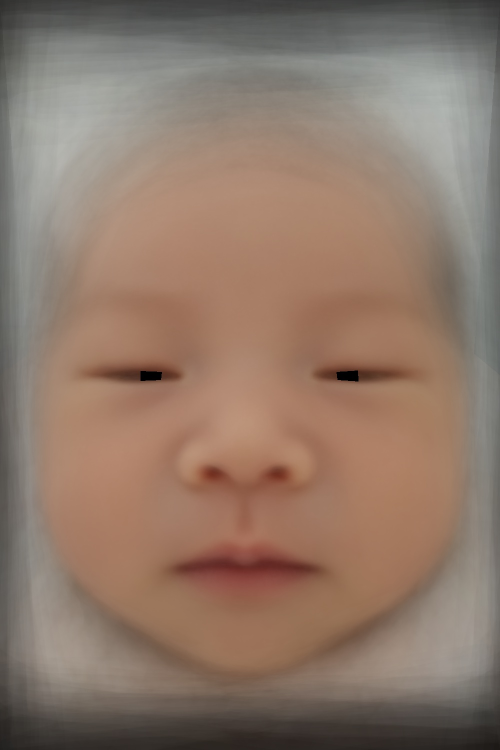
#> input picture examples/ori/step1-input-demo.jpg, 1000 x 1500 px (shown at 1/2 size); its folder holds only this picture in this run
$ python main.py
#> lines starting #> are read from the running program, lines starting #| are printed output that depends on the picture
# -*- coding: utf-8 -*-
"""
Created on Tue Feb  7 17:09:44 2023

@author: liubo
"""
import cv2
import requests
import json
import numpy as np
import pandas as pd
import os
import glob
from scipy.linalg import det
from scipy.spatial.distance import euclidean
from sklearn.linear_model import LinearRegression
# %%
# original file path
d = glob.glob("examples\\ori\\*.jpg")


# %%
# python3_cv2读取路径含中文
# https://blog.csdn.net/qq_38846606/article/details/115525390
def cv_imread(file_path):
#> called with file_path = 'examples/ori/step1-input-demo.jpg'
    cv_img = cv2.imdecode(np.fromfile(file_path, dtype=np.uint8), -1)
#> cv_img is the input picture: shape (1500, 1000, 3); mean B, G, R 105.7, 120.2, 142.6
    return cv_img
# [78 lines left out: functions transformation_from_points, dist2d, angle2d, find_perpendicular_point, calculate_angle_between_lines, not called in this run]


# resize pics
out_path = "examples\\resize\\"
for f in d:
    img = cv_imread(f)
    vis = img.copy()
    vis = cv2.resize(vis, (int(vis.shape[1] * 0.5), int(vis.shape[0] * 0.5)))
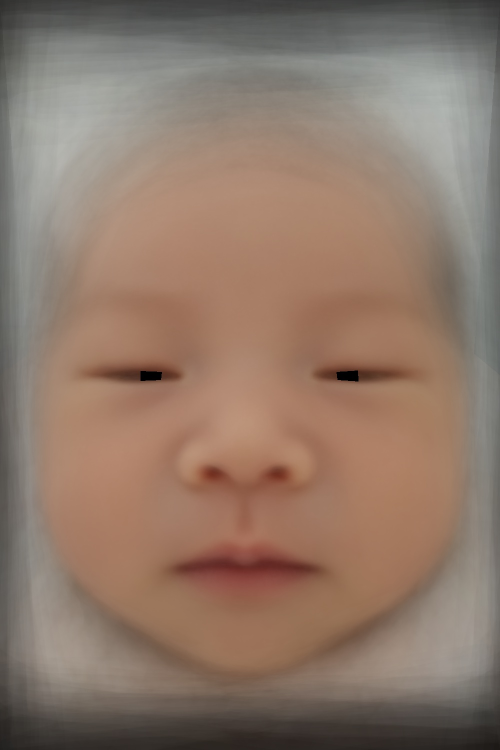
#> vis: shape (750, 500, 3); mean B, G, R 105.8, 120.3, 142.7
    cv2.imencode('.jpg', vis)[1].tofile(out_path + f.split("\\")[-1])  # python3_cv2保存路径含中文
    # cv2.imwrite(out_path+f.split("\\")[-1],vis) #python2可能可行

# %%
# 106 points
url = 'https://api-cn.faceplusplus.com/facepp/v3/detect'
payload = {'api_key': 'jm499WpdnMzlXeUeKRBuQuAUryJvyBxN',
           'api_secret': 'EuKoxYYPgXBIiSMGrjhQsekKCmpuFT5O',
           'return_landmark': 2,
           'return_attributes': 'headpose,eyestatus,mouthstatus'}
out_path = "examples\\points\\"
resize_pics = glob.glob("examples\\resize\\*.jpg")
resize_pics.sort()


fo = open("examples/resize/check.txt", "w", encoding="UTF-8")
fo.write('filename\tface_num\twidth\theight\troll_angle\n')
for f in resize_pics:
    print(f)
    files = {'image_file': open(f, 'rb')}
    r = requests.post(url, files=files, data=payload)
    print(r)
    data = json.loads(r.text)
    print(data['face_num'])
    if data['face_num'] == 1:
        width = data['faces'][0]['face_rectangle']['width']
        top = data['faces'][0]['face_rectangle']['top']
        height = data['faces'][0]['face_rectangle']['height']
        left = data['faces'][0]['face_rectangle']['left']
        fo.write(
            f + '\t' + str(data['face_num']) + '\t' + str(data['faces'][0]['face_rectangle']['width']) + '\t' + str(
                data['faces'][0]['face_rectangle']['height']) + '\t' + str(
                data['faces'][0]['attributes']['headpose']['roll_angle']) + '\n')
        img = cv2.imread(f)
        vis = img.copy()
        cv2.rectangle(vis, (left, top), (left + width, top + height), (0, 255, 0), 2)
        font = cv2.FONT_HERSHEY_SIMPLEX

        ##extract landmark
        m = 0
        for j in range(0, len(data['faces'])):
            values = []
            dtype = [('Point', '|U32'), ('X', float), ('Y', float)]
            for i in data['faces'][j]['landmark']:
                cor = data['faces'][j]['landmark'][i]
                x = cor["x"]
                y = cor["y"]
                values.append((list(data['faces'][0]['landmark'].keys())[m], x, y))
                m = m + 1
            lmk = np.array(values, dtype=dtype)
            lmk = np.sort(lmk, order='Point')
            for cont in range(0, len(lmk)):
                cv2.circle(vis, (int(lmk[cont][1]), int(lmk[cont][2])), 5, (0, 255, 0), -1)
                # cv2.putText(vis,str(cont),(int(lmk[cont][1]),int(lmk[cont][2])),font,0.5,(255,255,255),1,False)
            np.savetxt(out_path + f.split("\\")[-1] + ".csv", lmk, delimiter=",", fmt="%s")
            m = 0

        cv2.imwrite(out_path + f.split("\\")[-1], vis)


    else:
        fo.write(f + '\t0\t0\t0\t360\n')
fo.close()

#%% GPA
#> (the run stopped early here; a loop or call above may not have finished)
